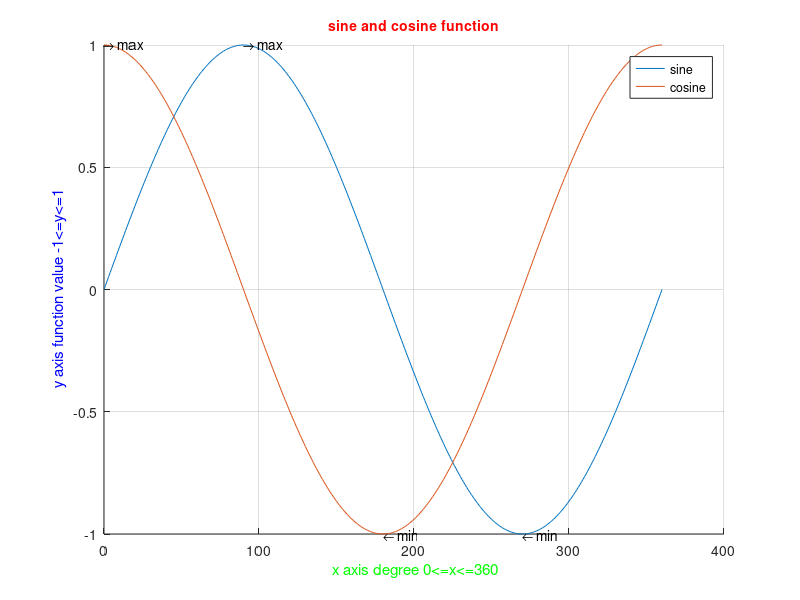

MATLAB code to generate this figure:
x=0:360;
y=sind(x);
hold on;
grid on
plot(x,y)
title('sine and cosine function', 'color', 'r','FontSize',10)
xlabel(' x axis degree 0<=x<=360','color', 'g')
ylabel(' y axis function value -1<=y<=1','color', 'b')
text(90,1,'\rightarrow max')
text(270,-1,'\leftarrow min')
z= cosd(x);
plot(x,z)
hold on 
text(0,1,'\rightarrow max')
text(180,-1,'\leftarrow min')
legend('sine','cosine','Location','best')
